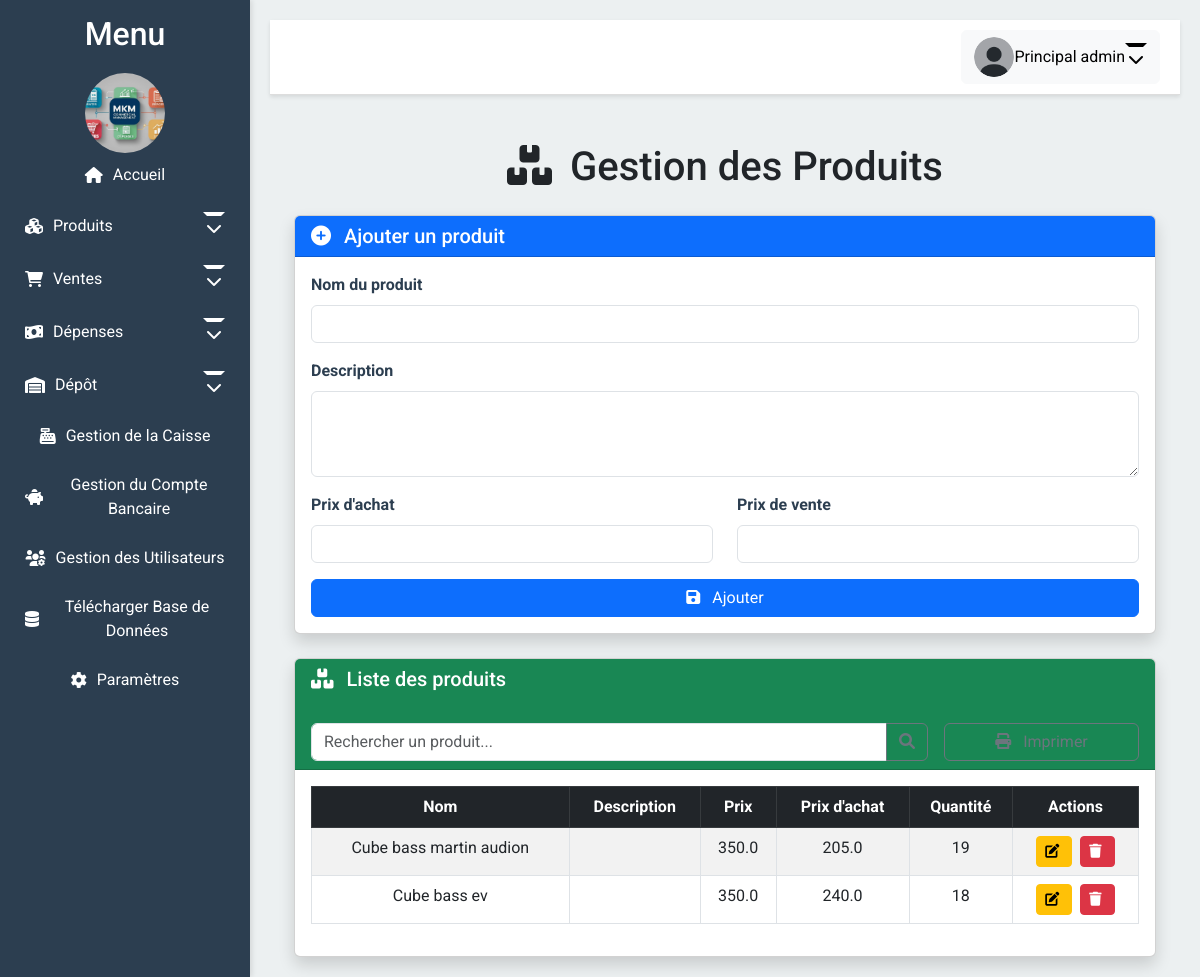
Before: /gestion_produits (signed in) with the older database file.
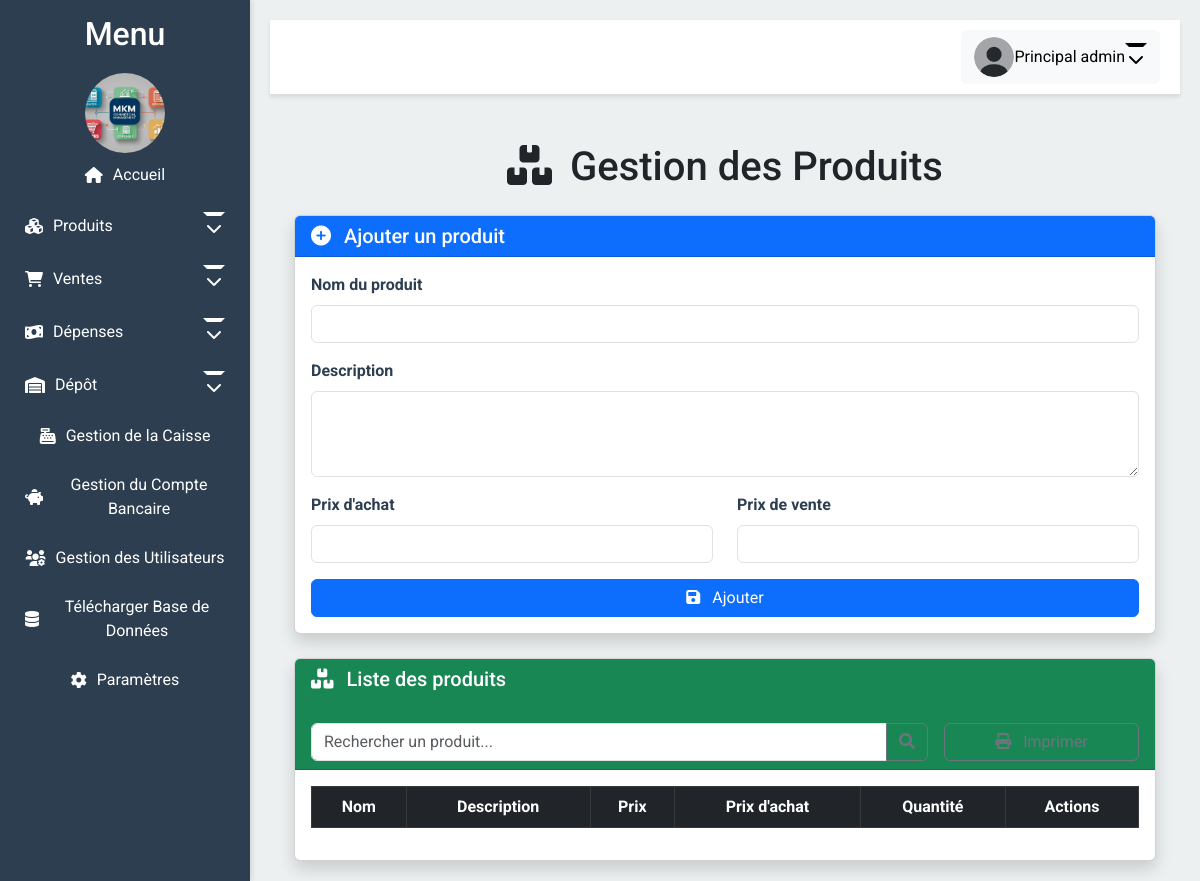
After: the same page with the newer database file.
### app/models.py (models this page shows, shortened)
class User(UserMixin, db.Model):
    __tablename__ = 'user'  # Ajoutez cette ligne explicitement
    id = db.Column(db.Integer, primary_key=True)
    email = db.Column(db.String(100), unique=True, nullable=False)
    password = db.Column(db.String(100), nullable=False)
    firstname = db.Column(db.String(100), nullable=True)
    lastname = db.Column(db.String(100), nullable=True)
    photo = db.Column(db.String(200), nullable=True)
    role = db.Column(db.String(50), default='vendeur')
    permissions = db.Column(JSON, nullable=True)
    def is_admin(self):
        return self.role == 'admin'
    def has_permission(self, permission):
        if self.is_admin():
            return True
        return self.permissions and permission in self.permissions

class Produits(db.Model):
    __tablename__ = 'produits'  # Ajoutez aussi pour les autres modèles pour être cohérent
    id = db.Column(db.Integer, primary_key=True)
    nom = db.Column(db.String(100), nullable=False)
    description = db.Column(db.String(200))
    prix = db.Column(db.Float, nullable=False)
    prix_achat = db.Column(db.Float, nullable=False)
    quantite = db.Column(db.Integer, nullable=False)
    quantite_depot = db.Column(db.Integer, default=0)
    en_route = db.Column(db.Integer, default=0)

### app/routes.py (the view)
@bp.route('/gestion_produits')
@login_required
@permission_required('gestion_produits')
def gestion_produits():
    produits = Produits.query.all()
    return render_template('gestion_produits.html', produits=produits)

### app/routes.py (called while the page is built)
def permission_required(permission):
    def decorator(f):
        @wraps(f)
        def decorated_function(*args, **kwargs):
            if not current_user.has_permission(permission):
                flash("Accès refusé. Vous n'avez pas les permissions nécessaires.", 'danger')
                return redirect(url_for('routes.index'))
            return f(*args, **kwargs)
        return decorated_function
    return decorator

@bp.context_processor
def inject_common_variables():
    common_vars = {'factures_credit_count': 0}
    try:
        if current_user.is_authenticated and hasattr(current_user, 'has_permission'):
            if current_user.has_permission('voir_historique_vente'):
                common_vars['factures_credit_count'] = Factures.query.filter(
                    Factures.montant_credit > 0
                ).count()
    except Exception as e:
        print(f"Error in context processor: {e}")
        common_vars['factures_credit_count'] = 0
    return common_vars

@login_manager.user_loader
def load_user(user_id):
    return User.query.get(int(user_id))

### app/templates/gestion_produits.html (shortened to what this page needs)
{% extends "layout.html" %}
{% block content %}
<div class="container mt-5">
    <h1 class="text-center mb-4"><i class="fas fa-boxes me-2"></i> Gestion des Produits</h1>
    <div class="card shadow mb-4">
        <div class="card-header bg-primary text-white">
            <h5 class="card-title mb-0"><i class="fas fa-plus-circle me-2"></i> Ajouter un produit</h5>
        </div>
        <div class="card-body">
            <form action="{{ url_for('routes.ajouter_produit') }}" method="POST">
                <div class="mb-3">
                    <label for="nom" class="form-label">Nom du produit</label>
                    <input type="text" class="form-control" id="nom" name="nom" required>
                </div>
                <div class="mb-3">
                    <label for="description" class="form-label">Description</label>
                    <textarea class="form-control" id="description" name="description" rows="3"></textarea>
                </div>
                <div class="row">
                    <div class="col-md-6">
                        <div class="mb-3">
                            <label for="prix_achat" class="form-label">Prix d'achat</label>
                            <input type="number" step="0.01" class="form-control" id="prix_achat" name="prix_achat" required>
                        </div>
                    </div>
                    <div class="col-md-6">
                        <div class="mb-3">
                            <label for="prix" class="form-label">Prix de vente</label>
                            <input type="number" step="0.01" class="form-control" id="prix" name="prix" required>
                        </div>
                    </div>
                </div>
                <button type="submit" class="btn btn-primary w-100">
                    <i class="fas fa-save me-2"></i> Ajouter
                </button>
            </form>
        </div>
    </div>
    <div class="card shadow">
        <div class="card-header bg-success text-white">
            <h5 class="card-title mb-0"><i class="fas fa-boxes me-2"></i> Liste des produits</h5>
            <div class="row mt-3 g-3">
                <div class="col-md-9">
                    <div class="input-group">
                        <input type="text" id="searchProduit" class="form-control" placeholder="Rechercher un produit...">
                        <button class="btn btn-outline-secondary" type="button">
                            <i class="fas fa-search"></i>
                        </button>
                    </div>
                </div>
                <div class="col-md-3">
                    <button id="printButton" class="btn btn-outline-secondary w-100">
                        <i class="fas fa-print me-2"></i> Imprimer
                    </button>
                </div>
            </div>
        </div>
        <div class="card-body">
            <table class="table table-striped table-hover table-bordered">
                <thead class="table-dark">
                    <tr>
                        <th class="text-center">Nom</th>
                        <th class="text-center">Description</th>
                        <th class="text-center">Prix</th>
                        <th class="text-center">Prix d'achat</th>
                        <th class="text-center">Quantité</th>
                        <th class="text-center">Actions</th>
                    </tr>
                </thead>
                <tbody id="produitTableBody">
                    {% for produit in produits %}
                    <tr>
                        <td class="text-center">{{ produit.nom }}</td>
                        <td class="text-center">{{ produit.description }}</td>
                        <td class="text-center">{{ produit.prix }}</td>
                        <td class="text-center">{{ produit.prix_achat }}</td>
                        <td class="text-center">{{ produit.quantite }}</td>
                        <td class="text-center">
                            <div class="d-flex justify-content-center gap-2">
                                <button type="button" class="btn btn-warning btn-sm" data-bs-toggle="modal" data-bs-target="#modalModifier{{ produit.id }}">
                                    <i class="fas fa-edit me-1"></i>
                                </button>
                                <button type="button" class="btn btn-danger btn-sm btn-supprimer" data-id="{{ produit.id }}" data-nom="{{ produit.nom }}">
                                    <i class="fas fa-trash me-1"></i>
                                </button>
                            </div>
                        </td>
                    </tr>
                    {% endfor %}
                </tbody>
            </table>
        </div>
    </div>
</div>
{% endblock %}

### app/templates/layout.html (shortened to what this page needs)
<!DOCTYPE html>
<html lang="fr">
<head>
    <link href="{{ url_for('static', filename='css/bootstrap.min.css') }}" rel="stylesheet">
    <link href="{{ url_for('static', filename='css/all.min.css') }}" rel="stylesheet">
    <link href="{{ url_for('static', filename='css/style.css') }}" rel="stylesheet">
</head>
<body>
    <div class="sidebar" id="sidebar">
        <h2 style="text-align: center;">Menu</h2>
        <div class="logo-container" style="text-align: center; margin-top: 20px;">
            <img src="{{ url_for('static', filename='uploads/logo.png') }}" alt="Logo" style="width: 80px; height: 80px; border-radius: 50%; object-fit: cover;">
        </div>
        <a href="/" class="nav-link {% if request.endpoint == 'routes.index' %}active{% endif %}">
            <i class="fas fa-home"></i> <span>Accueil</span>
        </a>
        {% if current_user.is_authenticated %}
            {% if current_user.has_permission('gestion_produits') or current_user.has_permission('voir_stock_boutique') or current_user.has_permission('voir_stock_globale') %}
                <a href="#produits" class="nav-link dropdown-toggle" id="dropdown-produits">
                    <i class="fas fa-cubes"></i> <span>Produits</span>
                </a>
            {% endif %}
            {% if current_user.has_permission('gestion_ventes') or current_user.has_permission('voir_historique_vente') or current_user.has_permission('gestion_benefices') %}
                <a href="#ventes" class="nav-link dropdown-toggle" id="dropdown-ventes">
                    <i class="fas fa-shopping-cart"></i> <span>Ventes</span>
                </a>
            {% endif %}
            {% if current_user.has_permission('gestion_depenses_ordinaires') or current_user.has_permission('gestion_depenses_recurrentes') %}
                <a href="#depenses" class="nav-link dropdown-toggle" id="dropdown-depenses">
                    <i class="fas fa-money-bill-wave"></i> <span>Dépenses</span>
                </a>
            {% endif %}
            {% if current_user.has_permission('gestion_depot') or current_user.has_permission('voir_stock_depot') %}
                <a href="#depot" class="nav-link dropdown-toggle" id="dropdown-depot">
                    <i class="fas fa-warehouse"></i> <span>Dépôt</span>
                </a>
            {% endif %}
            {% if current_user.has_permission('gestion_caise') %}
                <a href="/gestion_caisse" class="nav-link {% if request.endpoint == 'routes.gestion_caisse' %}active{% endif %}">
                    <i class="fas fa-cash-register"></i> <span>Gestion de la Caisse</span>
                </a>
            {% endif %}
            {% if current_user.has_permission('gestion_banque') %}
                <a href="/gestion_compte_bancaire" class="nav-link {% if request.endpoint == 'routes.gestion_compte_bancaire' %}active{% endif %}">
                    <i class="fas fa-piggy-bank"></i> <span>Gestion du Compte Bancaire</span>
                </a>
            {% endif %}
            {% if current_user.has_permission('gestion_utilisateurs') %}
                <a href="/gestion_utilisateurs" class="nav-link {% if request.endpoint == 'routes.gestion_utilisateurs' %}active{% endif %}">
                    <i class="fas fa-users-cog"></i> <span>Gestion des Utilisateurs</span>
                </a>
            {% endif %}
            {% if current_user.has_permission('gestion_utilisateurs') %}
                <a href="{{ url_for('routes.telecharger_base_donnees') }}" class="nav-link">
                    <i class="fas fa-database"></i> <span>Télécharger Base de Données</span>
                </a>
            {% endif %}
            <a href="/parametres" class="nav-link {% if request.endpoint == 'routes.parametres' %}active{% endif %}">
                <i class="fas fa-cog"></i> <span>Paramètres</span>
            </a>
        {% endif %}
    </div>
    <div class="content">
        <div class="header">
            <div class="dropdown">
                {% if current_user.is_authenticated %}
                    <button class="btn btn-light dropdown-toggle" id="profileDropdown" data-bs-toggle="dropdown">
                        <img src="{{ url_for('static', filename=current_user.photo if current_user.photo else 'images/default.png') }}"
                             alt="Profile Picture" width="40" height="40" class="rounded-circle">
                        {{ current_user.firstname }} {{ current_user.lastname }}
                    </button>
                {% else %}
                    <a href="/login" class="btn btn-light">
                        <i class="fas fa-sign-in-alt"></i> Connexion
                    </a>
                {% endif %}
            </div>
        </div>
        <div class="container mt-5">
            {% block content %}{% endblock %}
        </div>
    </div>
</body>
</html>

### app/static/css/style.css (style rules this page uses)
body { display: flex; min-height: 100vh; flex-direction: column; margin: 0; background-color: #f8f9fa; font-family: 'Roboto', sans-serif; }
.sidebar { width: 250px; background-color: #2c3e50; color: white; padding: 15px; position: fixed; height: 100%; overflow-y: auto; transition: transform 0.3s ease-in-out; box-shadow: 2px 0 5px rgba(0, 0, 0, 0.1); z-index: 1000; text-align: center; }
.sidebar .nav-link { display: flex; align-items: center; justify-content: center; padding: 10px; color: white; text-decoration: none; transition: background-color 0.3s, padding-left 0.3s; border-radius: 5px; margin-bottom: 5px; }
.sidebar .nav-link i { margin-right: 10px; }
.content { margin-left: 250px; padding: 20px; flex-grow: 1; background-color: #ecf0f1; width: calc(100% - 250px); transition: margin-left 0.3s; }
.header { display: flex; justify-content: space-between; align-items: center; background-color: #ffffff; padding: 10px 20px; border-bottom: 1px solid #ddd; box-shadow: 0 2px 4px rgba(0, 0, 0, 0.1); }
.dropdown-toggle { cursor: pointer; display: flex; align-items: center; justify-content: center; }
.dropdown-toggle::after { content: '\f078'; font-family: "Font Awesome 5 Free"; font-weight: 900; margin-left: auto; transition: transform 0.3s ease; }
.container { max-width: 1200px; margin: 0 auto; }
.form-label { font-weight: bold; color: #2C3E50; }

Changed rows visible on the page:
removed Produits: nom "Cube bass martin audion", prix "350.0", prix_achat "205.0", quantite "19"
removed Produits: nom "Cube bass ev", prix "350.0", prix_achat "240.0", quantite "18"
